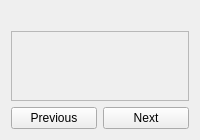
<?xml version="1.0" encoding="UTF-8"?>
<ui version="4.0">
 <class>ContourSelection</class>
 <widget class="QWidget" name="ContourSelection">
  <layout class="QVBoxLayout" name="m_main_layout">
   <item>
    <widget class="QLabel" name="m_contour_area_label"/>
   </item>
   <item>
    <widget class="gui::widgets::ScrollArea" name="m_scroll_area">
     <property name="widgetResizable">
      <bool>true</bool>
     </property>
     <widget class="QLabel" name="m_contour_selection_widget"/>
    </widget>
   </item>
   <item>
    <layout class="QHBoxLayout" name="m_button_layout">
     <item>
      <widget class="QPushButton" name="m_previous_button">
       <property name="text">
        <string>Previous</string>
       </property>
       <property name="icon">
        <iconset theme="go-previous"/>
       </property>
      </widget>
     </item>
     <item>
      <widget class="QPushButton" name="m_next_button">
       <property name="text">
        <string>Next</string>
       </property>
       <property name="icon">
        <iconset theme="go-next"/>
       </property>
      </widget>
     </item>
    </layout>
   </item>
  </layout>
 </widget>
 <customwidgets>
  <customwidget>
   <class>gui::widgets::ScrollArea</class>
   <extends>QScrollArea</extends>
   <header>gui/widgets/ScrollArea.hpp</header>
   <container>1</container>
  </customwidget>
 </customwidgets>
 <resources/>
 <connections/>
</ui>
